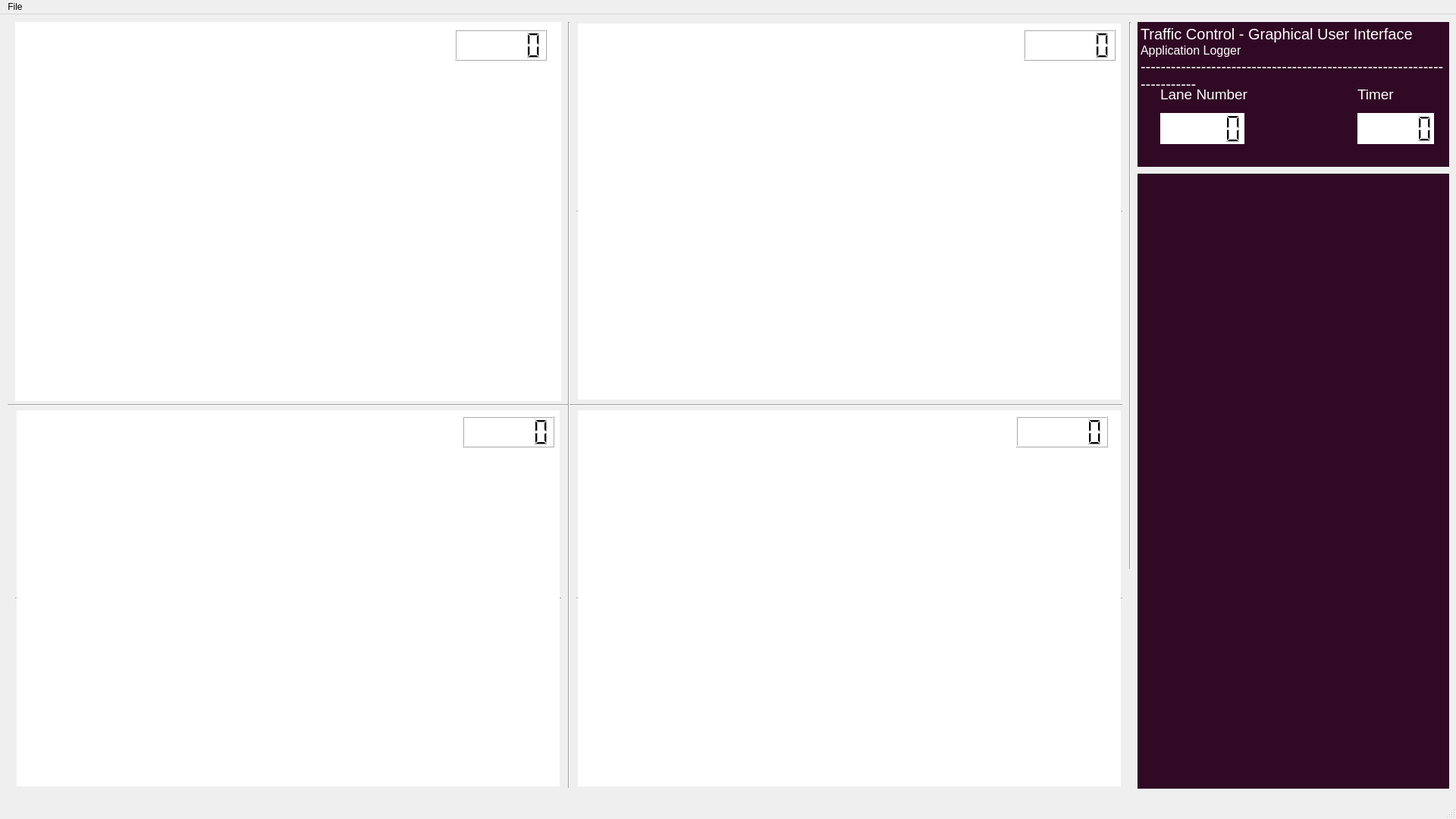
<?xml version="1.0" encoding="UTF-8"?>
<ui version="4.0">
 <class>MainWindow</class>
 <widget class="QMainWindow" name="MainWindow">
  <property name="geometry">
   <rect>
    <x>0</x>
    <y>0</y>
    <width>1920</width>
    <height>1080</height>
   </rect>
  </property>
  <property name="windowTitle">
   <string>MainWindow</string>
  </property>
  <widget class="QWidget" name="centralwidget">
   <widget class="QColumnView" name="vid_bg2">
    <property name="geometry">
     <rect>
      <x>20</x>
      <y>520</y>
      <width>720</width>
      <height>500</height>
     </rect>
    </property>
    <property name="frameShape">
     <enum>QFrame::HLine</enum>
    </property>
   </widget>
   <widget class="QColumnView" name="vid_bg1">
    <property name="geometry">
     <rect>
      <x>760</x>
      <y>10</y>
      <width>720</width>
      <height>500</height>
     </rect>
    </property>
    <property name="frameShape">
     <enum>QFrame::HLine</enum>
    </property>
   </widget>
   <widget class="QWidget" name="verticalLayoutWidget_3">
    <property name="geometry">
     <rect>
      <x>770</x>
      <y>580</y>
      <width>701</width>
      <height>431</height>
     </rect>
    </property>
    <layout class="QVBoxLayout" name="video_layout3"/>
   </widget>
   <widget class="QColumnView" name="vid_bg3">
    <property name="geometry">
     <rect>
      <x>760</x>
      <y>520</y>
      <width>720</width>
      <height>500</height>
     </rect>
    </property>
    <property name="frameShape">
     <enum>QFrame::HLine</enum>
    </property>
   </widget>
   <widget class="Line" name="line">
    <property name="geometry">
     <rect>
      <x>1480</x>
      <y>10</y>
      <width>20</width>
      <height>721</height>
     </rect>
    </property>
    <property name="orientation">
     <enum>Qt::Vertical</enum>
    </property>
   </widget>
   <widget class="QWidget" name="verticalLayoutWidget_4">
    <property name="geometry">
     <rect>
      <x>30</x>
      <y>580</y>
      <width>701</width>
      <height>431</height>
     </rect>
    </property>
    <layout class="QVBoxLayout" name="video_layout2"/>
   </widget>
   <widget class="QTextBrowser" name="terminal">
    <property name="geometry">
     <rect>
      <x>1500</x>
      <y>210</y>
      <width>411</width>
      <height>811</height>
     </rect>
    </property>
    <property name="styleSheet">
     <string notr="true">background-color: rgb(48, 10, 36);
border-color: rgb(48, 10, 36);
color: rgb(255, 255, 255);</string>
    </property>
    <property name="frameShape">
     <enum>QFrame::NoFrame</enum>
    </property>
    <property name="html">
     <string>&lt;!DOCTYPE HTML PUBLIC &quot;-//W3C//DTD HTML 4.0//EN&quot; &quot;http://www.w3.org/TR/REC-html40/strict.dtd&quot;&gt;
&lt;html&gt;&lt;head&gt;&lt;meta name=&quot;qrichtext&quot; content=&quot;1&quot; /&gt;&lt;style type=&quot;text/css&quot;&gt;
p, li { white-space: pre-wrap; }
&lt;/style&gt;&lt;/head&gt;&lt;body style=&quot; font-family:'Ubuntu'; font-size:11pt; font-weight:400; font-style:normal;&quot;&gt;
&lt;p style=&quot;-qt-paragraph-type:empty; margin-top:0px; margin-bottom:0px; margin-left:0px; margin-right:0px; -qt-block-indent:0; text-indent:0px; font-weight:200;&quot;&gt;&lt;br /&gt;&lt;/p&gt;&lt;/body&gt;&lt;/html&gt;</string>
    </property>
   </widget>
   <widget class="QWidget" name="verticalLayoutWidget_6">
    <property name="geometry">
     <rect>
      <x>770</x>
      <y>70</y>
      <width>701</width>
      <height>431</height>
     </rect>
    </property>
    <layout class="QVBoxLayout" name="video_layout1"/>
   </widget>
   <widget class="QLCDNumber" name="lcd_timer2">
    <property name="geometry">
     <rect>
      <x>610</x>
      <y>530</y>
      <width>121</width>
      <height>41</height>
     </rect>
    </property>
    <property name="styleSheet">
     <string notr="true">background-color: rgb(255, 255, 255);</string>
    </property>
    <property name="smallDecimalPoint">
     <bool>true</bool>
    </property>
    <property name="segmentStyle">
     <enum>QLCDNumber::Filled</enum>
    </property>
   </widget>
   <widget class="QLCDNumber" name="lcd_timer0">
    <property name="geometry">
     <rect>
      <x>600</x>
      <y>20</y>
      <width>121</width>
      <height>41</height>
     </rect>
    </property>
    <property name="styleSheet">
     <string notr="true">background-color: rgb(255, 255, 255);</string>
    </property>
    <property name="smallDecimalPoint">
     <bool>true</bool>
    </property>
    <property name="segmentStyle">
     <enum>QLCDNumber::Filled</enum>
    </property>
   </widget>
   <widget class="QLCDNumber" name="lcd_timer1">
    <property name="geometry">
     <rect>
      <x>1350</x>
      <y>20</y>
      <width>121</width>
      <height>41</height>
     </rect>
    </property>
    <property name="styleSheet">
     <string notr="true">background-color: rgb(255, 255, 255);</string>
    </property>
    <property name="smallDecimalPoint">
     <bool>true</bool>
    </property>
    <property name="segmentStyle">
     <enum>QLCDNumber::Filled</enum>
    </property>
   </widget>
   <widget class="QLCDNumber" name="lcd_timer3">
    <property name="geometry">
     <rect>
      <x>1340</x>
      <y>530</y>
      <width>121</width>
      <height>41</height>
     </rect>
    </property>
    <property name="styleSheet">
     <string notr="true">background-color: rgb(255, 255, 255);</string>
    </property>
    <property name="smallDecimalPoint">
     <bool>true</bool>
    </property>
    <property name="segmentStyle">
     <enum>QLCDNumber::Filled</enum>
    </property>
   </widget>
   <widget class="QWidget" name="verticalLayoutWidget_7">
    <property name="geometry">
     <rect>
      <x>30</x>
      <y>70</y>
      <width>701</width>
      <height>431</height>
     </rect>
    </property>
    <layout class="QVBoxLayout" name="video_layout0"/>
   </widget>
   <widget class="QColumnView" name="vid_bg0">
    <property name="geometry">
     <rect>
      <x>20</x>
      <y>10</y>
      <width>720</width>
      <height>500</height>
     </rect>
    </property>
    <property name="frameShape">
     <enum>QFrame::NoFrame</enum>
    </property>
   </widget>
   <widget class="Line" name="line_2">
    <property name="geometry">
     <rect>
      <x>10</x>
      <y>510</y>
      <width>1470</width>
      <height>10</height>
     </rect>
    </property>
    <property name="orientation">
     <enum>Qt::Horizontal</enum>
    </property>
   </widget>
   <widget class="Line" name="line_3">
    <property name="geometry">
     <rect>
      <x>740</x>
      <y>10</y>
      <width>20</width>
      <height>1010</height>
     </rect>
    </property>
    <property name="orientation">
     <enum>Qt::Vertical</enum>
    </property>
   </widget>
   <widget class="QPushButton" name="full_screen0">
    <property name="geometry">
     <rect>
      <x>30</x>
      <y>20</y>
      <width>51</width>
      <height>51</height>
     </rect>
    </property>
    <property name="text">
     <string/>
    </property>
    <property name="icon">
     <iconset resource="AppResources.qrc">
      <normaloff>:/icons/img/full_screen.png</normaloff>:/icons/img/full_screen.png</iconset>
    </property>
    <property name="iconSize">
     <size>
      <width>25</width>
      <height>35</height>
     </size>
    </property>
    <property name="shortcut">
     <string>Ctrl+1</string>
    </property>
    <property name="flat">
     <bool>true</bool>
    </property>
   </widget>
   <widget class="QPushButton" name="full_screen3">
    <property name="geometry">
     <rect>
      <x>770</x>
      <y>530</y>
      <width>51</width>
      <height>51</height>
     </rect>
    </property>
    <property name="text">
     <string/>
    </property>
    <property name="icon">
     <iconset resource="AppResources.qrc">
      <normaloff>:/icons/img/full_screen.png</normaloff>:/icons/img/full_screen.png</iconset>
    </property>
    <property name="iconSize">
     <size>
      <width>25</width>
      <height>35</height>
     </size>
    </property>
    <property name="shortcut">
     <string>Ctrl+4</string>
    </property>
    <property name="flat">
     <bool>true</bool>
    </property>
   </widget>
   <widget class="QPushButton" name="full_screen2">
    <property name="geometry">
     <rect>
      <x>30</x>
      <y>530</y>
      <width>51</width>
      <height>51</height>
     </rect>
    </property>
    <property name="text">
     <string/>
    </property>
    <property name="icon">
     <iconset resource="AppResources.qrc">
      <normaloff>:/icons/img/full_screen.png</normaloff>:/icons/img/full_screen.png</iconset>
    </property>
    <property name="iconSize">
     <size>
      <width>25</width>
      <height>35</height>
     </size>
    </property>
    <property name="shortcut">
     <string>Ctrl+3</string>
    </property>
    <property name="flat">
     <bool>true</bool>
    </property>
   </widget>
   <widget class="QPushButton" name="full_screen1">
    <property name="geometry">
     <rect>
      <x>770</x>
      <y>20</y>
      <width>51</width>
      <height>51</height>
     </rect>
    </property>
    <property name="text">
     <string/>
    </property>
    <property name="icon">
     <iconset resource="AppResources.qrc">
      <normaloff>:/icons/img/full_screen.png</normaloff>:/icons/img/full_screen.png</iconset>
    </property>
    <property name="iconSize">
     <size>
      <width>25</width>
      <height>35</height>
     </size>
    </property>
    <property name="shortcut">
     <string>Ctrl+2</string>
    </property>
    <property name="flat">
     <bool>true</bool>
    </property>
   </widget>
   <widget class="QPushButton" name="snapshot0">
    <property name="geometry">
     <rect>
      <x>70</x>
      <y>20</y>
      <width>51</width>
      <height>51</height>
     </rect>
    </property>
    <property name="toolTip">
     <string>Take Snapshot</string>
    </property>
    <property name="statusTip">
     <string>Snapshot</string>
    </property>
    <property name="text">
     <string/>
    </property>
    <property name="icon">
     <iconset resource="AppResources.qrc">
      <normaloff>:/icons/img/snapshot.png</normaloff>:/icons/img/snapshot.png</iconset>
    </property>
    <property name="iconSize">
     <size>
      <width>20</width>
      <height>25</height>
     </size>
    </property>
    <property name="shortcut">
     <string>Ctrl+Alt+1</string>
    </property>
    <property name="flat">
     <bool>true</bool>
    </property>
   </widget>
   <widget class="QPushButton" name="snapshot3">
    <property name="geometry">
     <rect>
      <x>810</x>
      <y>530</y>
      <width>51</width>
      <height>51</height>
     </rect>
    </property>
    <property name="toolTip">
     <string>Take Snapshot</string>
    </property>
    <property name="statusTip">
     <string>Snapshot</string>
    </property>
    <property name="text">
     <string/>
    </property>
    <property name="icon">
     <iconset resource="AppResources.qrc">
      <normaloff>:/icons/img/snapshot.png</normaloff>:/icons/img/snapshot.png</iconset>
    </property>
    <property name="iconSize">
     <size>
      <width>20</width>
      <height>25</height>
     </size>
    </property>
    <property name="shortcut">
     <string>Ctrl+Alt+4</string>
    </property>
    <property name="flat">
     <bool>true</bool>
    </property>
   </widget>
   <widget class="QPushButton" name="snapshot2">
    <property name="geometry">
     <rect>
      <x>70</x>
      <y>530</y>
      <width>51</width>
      <height>51</height>
     </rect>
    </property>
    <property name="toolTip">
     <string>Take Snapshot</string>
    </property>
    <property name="statusTip">
     <string>Snapshot</string>
    </property>
    <property name="text">
     <string/>
    </property>
    <property name="icon">
     <iconset resource="AppResources.qrc">
      <normaloff>:/icons/img/snapshot.png</normaloff>:/icons/img/snapshot.png</iconset>
    </property>
    <property name="iconSize">
     <size>
      <width>20</width>
      <height>25</height>
     </size>
    </property>
    <property name="shortcut">
     <string>Ctrl+Alt+3</string>
    </property>
    <property name="flat">
     <bool>true</bool>
    </property>
   </widget>
   <widget class="QPushButton" name="snapshot1">
    <property name="geometry">
     <rect>
      <x>810</x>
      <y>20</y>
      <width>51</width>
      <height>51</height>
     </rect>
    </property>
    <property name="toolTip">
     <string>Take Snapshot</string>
    </property>
    <property name="statusTip">
     <string>Snapshot</string>
    </property>
    <property name="text">
     <string/>
    </property>
    <property name="icon">
     <iconset resource="AppResources.qrc">
      <normaloff>:/icons/img/snapshot.png</normaloff>:/icons/img/snapshot.png</iconset>
    </property>
    <property name="iconSize">
     <size>
      <width>20</width>
      <height>25</height>
     </size>
    </property>
    <property name="shortcut">
     <string>Ctrl+Alt+2</string>
    </property>
    <property name="flat">
     <bool>true</bool>
    </property>
   </widget>
   <widget class="QLCDNumber" name="lane_number">
    <property name="geometry">
     <rect>
      <x>1530</x>
      <y>130</y>
      <width>111</width>
      <height>41</height>
     </rect>
    </property>
    <property name="styleSheet">
     <string notr="true">background-color: rgb(255, 255, 255);</string>
    </property>
    <property name="frameShape">
     <enum>QFrame::NoFrame</enum>
    </property>
    <property name="frameShadow">
     <enum>QFrame::Plain</enum>
    </property>
    <property name="midLineWidth">
     <number>1</number>
    </property>
    <property name="value" stdset="0">
     <double>0.000000000000000</double>
    </property>
   </widget>
   <widget class="QLabel" name="label">
    <property name="geometry">
     <rect>
      <x>1530</x>
      <y>90</y>
      <width>121</width>
      <height>31</height>
     </rect>
    </property>
    <property name="text">
     <string>&lt;html&gt;&lt;head/&gt;&lt;body&gt;&lt;p&gt;&lt;span style=&quot; font-size:14pt; color:#ffffff;&quot;&gt;Lane Number&lt;/span&gt;&lt;/p&gt;&lt;/body&gt;&lt;/html&gt;</string>
    </property>
   </widget>
   <widget class="QLabel" name="label_2">
    <property name="geometry">
     <rect>
      <x>1790</x>
      <y>90</y>
      <width>81</width>
      <height>31</height>
     </rect>
    </property>
    <property name="text">
     <string>&lt;html&gt;&lt;head/&gt;&lt;body&gt;&lt;p&gt;&lt;span style=&quot; font-size:14pt; color:#ffffff;&quot;&gt;Timer&lt;/span&gt;&lt;/p&gt;&lt;/body&gt;&lt;/html&gt;</string>
    </property>
   </widget>
   <widget class="QLCDNumber" name="timer_value">
    <property name="geometry">
     <rect>
      <x>1790</x>
      <y>130</y>
      <width>101</width>
      <height>41</height>
     </rect>
    </property>
    <property name="styleSheet">
     <string notr="true">background-color: rgb(255, 255, 255);</string>
    </property>
    <property name="frameShape">
     <enum>QFrame::NoFrame</enum>
    </property>
    <property name="frameShadow">
     <enum>QFrame::Plain</enum>
    </property>
    <property name="lineWidth">
     <number>1</number>
    </property>
    <property name="smallDecimalPoint">
     <bool>false</bool>
    </property>
    <property name="value" stdset="0">
     <double>0.000000000000000</double>
    </property>
   </widget>
   <widget class="QTextBrowser" name="terminal_header">
    <property name="geometry">
     <rect>
      <x>1500</x>
      <y>10</y>
      <width>411</width>
      <height>191</height>
     </rect>
    </property>
    <property name="styleSheet">
     <string notr="true">background-color: rgb(48, 10, 36);
border-color: rgb(48, 10, 36);
color: rgb(255, 255, 255);</string>
    </property>
    <property name="frameShape">
     <enum>QFrame::NoFrame</enum>
    </property>
    <property name="html">
     <string>&lt;!DOCTYPE HTML PUBLIC &quot;-//W3C//DTD HTML 4.0//EN&quot; &quot;http://www.w3.org/TR/REC-html40/strict.dtd&quot;&gt;
&lt;html&gt;&lt;head&gt;&lt;meta name=&quot;qrichtext&quot; content=&quot;1&quot; /&gt;&lt;style type=&quot;text/css&quot;&gt;
p, li { white-space: pre-wrap; }
&lt;/style&gt;&lt;/head&gt;&lt;body style=&quot; font-family:'Ubuntu'; font-size:11pt; font-weight:400; font-style:normal;&quot;&gt;
&lt;p style=&quot; margin-top:0px; margin-bottom:0px; margin-left:0px; margin-right:0px; -qt-block-indent:0; text-indent:0px;&quot;&gt;&lt;span style=&quot; font-size:15pt; font-weight:200;&quot;&gt;Traffic Control - Graphical User Interface&lt;/span&gt;&lt;/p&gt;
&lt;p style=&quot; margin-top:0px; margin-bottom:0px; margin-left:0px; margin-right:0px; -qt-block-indent:0; text-indent:0px;&quot;&gt;&lt;span style=&quot; font-size:12pt; font-weight:200;&quot;&gt;Application Logger&lt;/span&gt;&lt;/p&gt;
&lt;p style=&quot; margin-top:0px; margin-bottom:0px; margin-left:0px; margin-right:0px; -qt-block-indent:0; text-indent:0px;&quot;&gt;&lt;span style=&quot; font-size:15pt; font-weight:200;&quot;&gt;-----------------------------------------------------------------------&lt;/span&gt;&lt;/p&gt;
&lt;p style=&quot;-qt-paragraph-type:empty; margin-top:0px; margin-bottom:0px; margin-left:0px; margin-right:0px; -qt-block-indent:0; text-indent:0px; font-size:15pt; font-weight:200;&quot;&gt;&lt;br /&gt;&lt;/p&gt;&lt;/body&gt;&lt;/html&gt;</string>
    </property>
   </widget>
   <zorder>terminal_header</zorder>
   <zorder>vid_bg3</zorder>
   <zorder>vid_bg0</zorder>
   <zorder>vid_bg2</zorder>
   <zorder>vid_bg1</zorder>
   <zorder>verticalLayoutWidget_3</zorder>
   <zorder>line</zorder>
   <zorder>verticalLayoutWidget_4</zorder>
   <zorder>terminal</zorder>
   <zorder>verticalLayoutWidget_6</zorder>
   <zorder>lcd_timer2</zorder>
   <zorder>lcd_timer1</zorder>
   <zorder>lcd_timer3</zorder>
   <zorder>lcd_timer0</zorder>
   <zorder>verticalLayoutWidget_7</zorder>
   <zorder>line_2</zorder>
   <zorder>line_3</zorder>
   <zorder>full_screen0</zorder>
   <zorder>full_screen3</zorder>
   <zorder>full_screen2</zorder>
   <zorder>full_screen1</zorder>
   <zorder>snapshot0</zorder>
   <zorder>snapshot3</zorder>
   <zorder>snapshot2</zorder>
   <zorder>snapshot1</zorder>
   <zorder>lane_number</zorder>
   <zorder>label</zorder>
   <zorder>label_2</zorder>
   <zorder>timer_value</zorder>
  </widget>
  <widget class="QMenuBar" name="menubar">
   <property name="geometry">
    <rect>
     <x>0</x>
     <y>0</y>
     <width>1920</width>
     <height>25</height>
    </rect>
   </property>
   <widget class="QMenu" name="menuFile">
    <property name="title">
     <string>File</string>
    </property>
    <addaction name="actionSelect_Stream"/>
    <addaction name="separator"/>
    <addaction name="actionMinimize"/>
    <addaction name="actionExit"/>
   </widget>
   <addaction name="menuFile"/>
  </widget>
  <widget class="QStatusBar" name="statusbar"/>
  <action name="actionSelect_Stream">
   <property name="text">
    <string>Select Stream</string>
   </property>
   <property name="shortcut">
    <string>Ctrl+O</string>
   </property>
  </action>
  <action name="actionExit">
   <property name="text">
    <string>Exit</string>
   </property>
   <property name="shortcut">
    <string>Ctrl+Q</string>
   </property>
  </action>
  <action name="actionMinimize">
   <property name="text">
    <string>Minimize</string>
   </property>
   <property name="shortcut">
    <string>Ctrl+M</string>
   </property>
  </action>
 </widget>
 <resources>
  <include location="AppResources.qrc"/>
 </resources>
 <connections/>
</ui>
